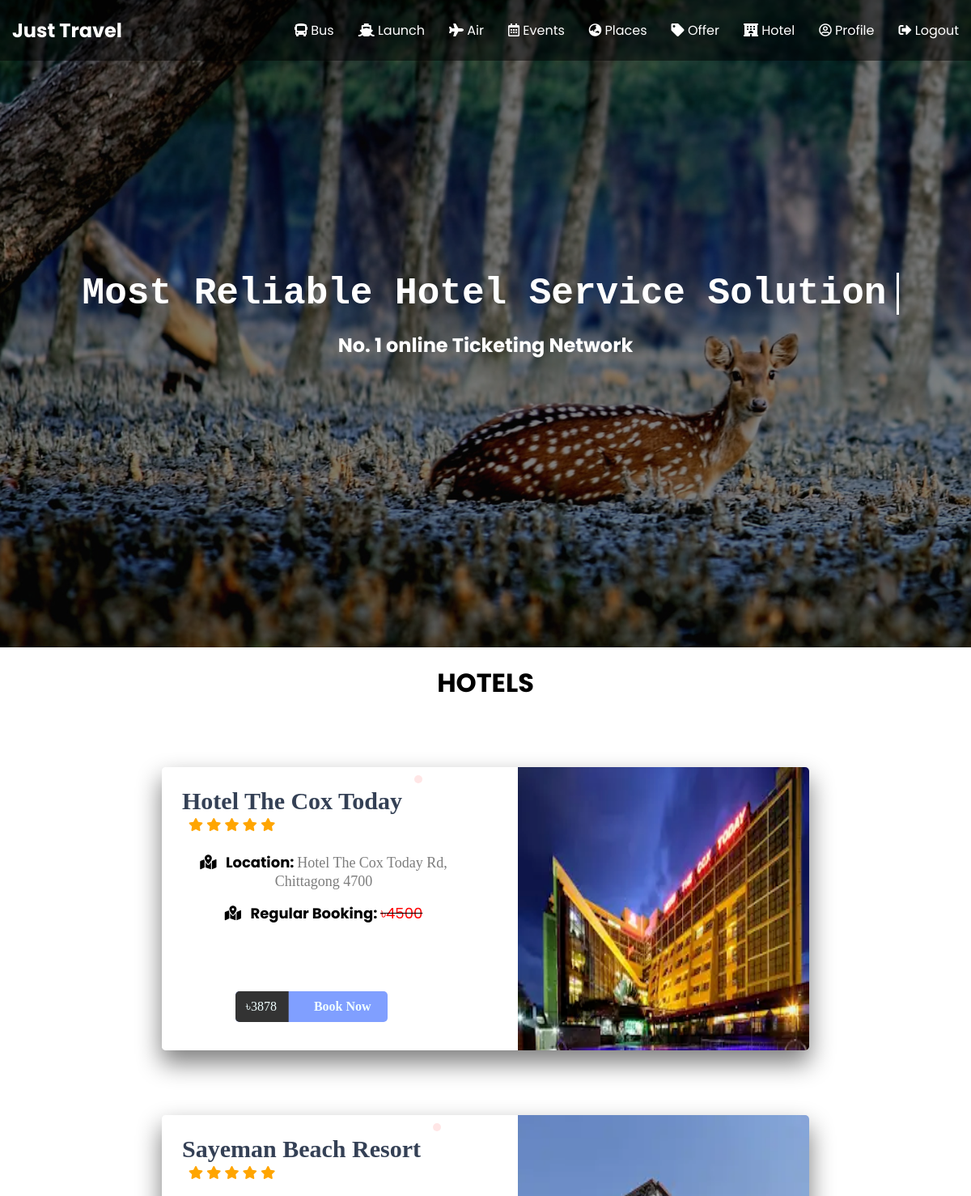
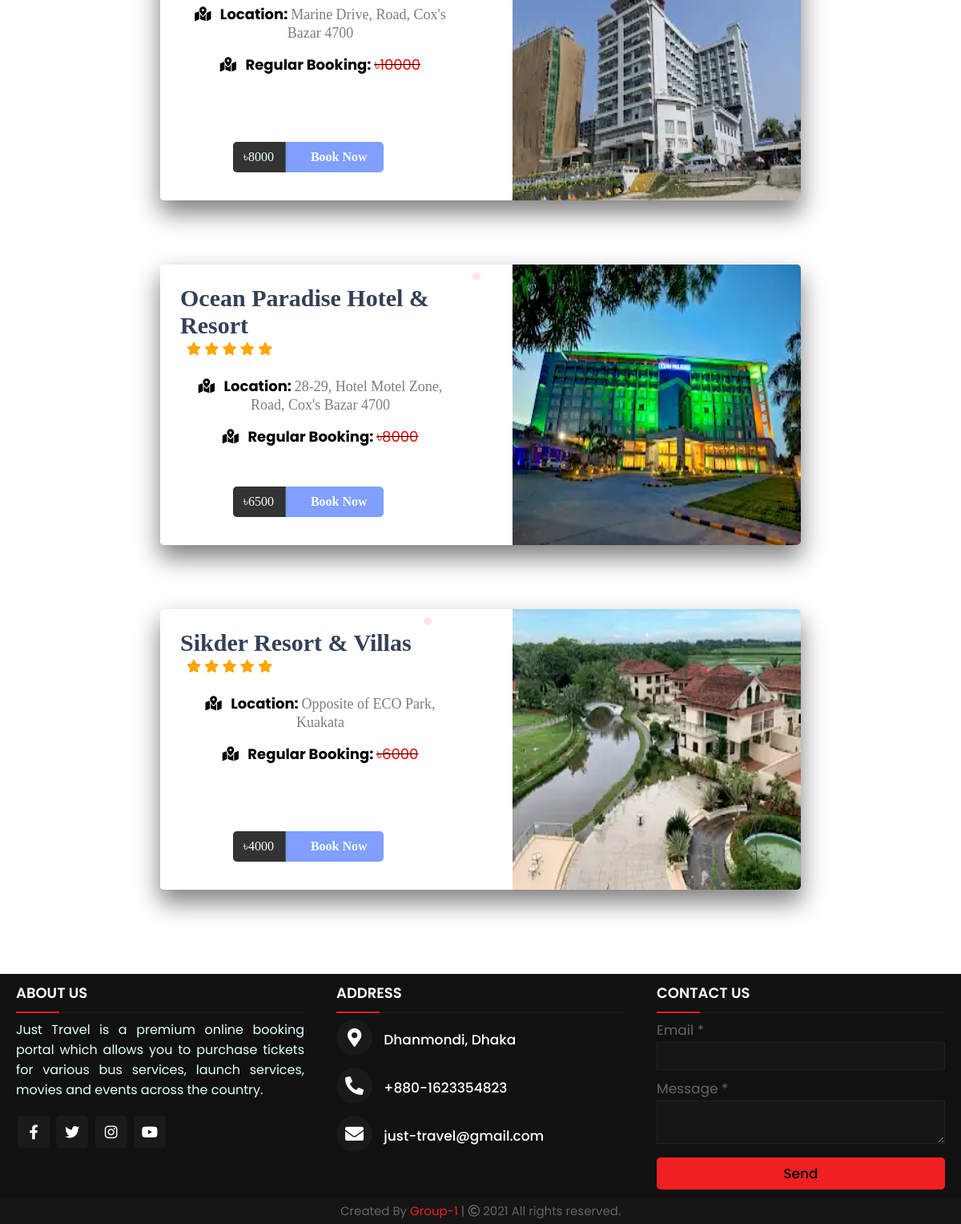
The app's page /view/reguser/hotel.php (signed in) with its own data (2 pictures, top to bottom).
### tables this page shows
CREATE TABLE `hotel` (
  `hotel_id` int(255) NOT NULL,
  `hotel_name` varchar(255) NOT NULL,
  `hotel_location` varchar(255) NOT NULL,
  `regular_booking_price` int(255) NOT NULL,
  `discounted_booking_price` int(255) NOT NULL,
  `hotel_services` varchar(255) NOT NULL,
  `hotel_image` varchar(255) NOT NULL,
  `status` varchar(255) NOT NULL
);

### view/reguser/hotel.php (the view, shortened to what this page needs)
<?php
if (isset($_COOKIE['flag'])) {
?>
    <!DOCTYPE html>
    <html lang="en">
    <head>
        <link rel="stylesheet" href="https://use.fontawesome.com/releases/v5.15.4/css/all.css">
        <link rel="stylesheet" href="./styles/header.css">
        <link rel="stylesheet" href="./styles/banner.css">
        <link rel="stylesheet" href="./styles/footer.css">
        <link rel="stylesheet" href="./styles/hotel.css">
        <link rel="stylesheet" href="./styles/text-animation.css">
    </head>
    <body>
        <header>
            <?php include("./header.php") ?>
            <div class="banner wrapper">
                <div class="container">
                    <h1 class="typing-effect">Most Reliable Hotel Service Solution</h1>
                    <h2 class="">No. 1 online Ticketing Network</h2>
                </div>
            </div>
        </header>
        <main>
            <center>
                <h1>HOTELS</h1>
            </center>
            <?php
            require("../../model/db.php");
            $query = "SELECT * FROM hotel where status='approved'";
            $query_run = mysqli_query($connection, $query);
            $check_hotel = mysqli_num_rows($query_run) > 0;
            if ($check_hotel) {
                while ($row = mysqli_fetch_assoc($query_run)) {
            ?>
                    <form action="./booking-payment.php" method="POST">
                        <div class="cardContainer">
                            <div class="product-details">
                                <h1>
                                    <?php echo $row['hotel_name']; ?>
                                </h1>
                                <span class="hint-star star">
                                    <i class="fa fa-star" aria-hidden="true" style="color:orange"></i>
                                    <i class="fa fa-star" aria-hidden="true" style="color:orange"></i>
                                    <i class="fa fa-star" aria-hidden="true" style="color:orange"></i>
                                    <i class="fa fa-star" aria-hidden="true" style="color:orange"></i>
                                    <i class="fa fa-star" aria-hidden="true" style="color:orange"></i>
                                </span>
                                <p style="margin-top: 20px;" class="information"><i class="fas fa-map-marked-alt"></i><strong>&nbsp;&nbsp;&nbsp;Location:
                                    </strong>
                                    <?php echo $row['hotel_location']; ?>
                                </p>
                                <p style="margin-top: 15px;" class="information"><i class="fas fa-map-marked-alt"></i><strong>&nbsp;&nbsp;&nbsp;Regular Booking:
                                    </strong>
                                    <del><span style="color:red">৳<?php echo $row['regular_booking_price']; ?></span></del>
                                </p>
                                <br>
                                <div class="control">
                                    <button type="submit" class="btn" role="button">
                                        <span class="price text" style="color:azure">৳<?php echo $row['discounted_booking_price']; ?></span>
                                        <span class="buy text" style="color:azure">Book Now</span>
                                    </button>
                                </div>
                            </div>
                            <div class="product-image">
                                <img src="<?php echo $row['hotel_image']; ?>" alt="">
                            </div>
                        </div>
                    </form>
            <?php
                }
            } else {
                echo "No hotel found";
            }
            ?>
        </main>
        <footer>
            <?php
            include("./footer.php");
            ?>
        </footer>
    </body>
    </html>
<?php
} else {
    header('location: ../../control/user-login.php');
}
?>

### view/reguser/styles/header.css (style rules this page uses)
* { box-sizing: border-box; margin: 0; padding: 0; color: #000000 }
body { font-family: 'Open Sans', sans-serif; color: #222; padding-bottom: 50px; }
.container { max-width: 1200px; margin: 0 auto; }

### view/reguser/styles/banner.css (style rules this page uses)
.banner { background-image: url('../images/banner-bg.jpg'); background-repeat: no-repeat; background-size: cover; background-position: bottom center; height: 100vh; color: #fff; display: flex; justify-content: center; align-items: center; text-align: center; position: relative; margin-bottom: 20px; z-index: -2; }
.banner::before { content: ''; position: absolute; top: 0; left: 0; width: 100%; height: 100%; background-color: rgba(0, 0, 0, 0.5); z-index: -1; }
.banner h1 { font-size: 46px; margin: -20px 0 20px; color: white; }
.banner h2 { color: white; }

### view/reguser/styles/footer.css (style rules this page uses)
* { margin: 0; padding: 0; box-sizing: border-box; font-family: 'Poppins', sans-serif; }
.text,.footer-icon { color: white; }
footer { margin-top: 25px; width: 100%; background: #111; margin-top: 25px; position: absolute; }

### view/reguser/styles/hotel.css (style rules this page uses)
* { font-family: 'Poppins', sans-serif; }
.cardContainer { box-shadow: 0 15px 30px 1px grey; background: rgba(255, 255, 255, 0.90); text-align: center; border-radius: 5px; overflow: hidden; margin: 5em auto; height: 350px; width: 800px; }
.product-details { position: relative; text-align: left; overflow: hidden; padding: 25px; height: 100%; float: left; width: 50%; }
.cardContainer .product-details h1 { font-family: 'Bebas Neue', cursive; display: inline-block; position: relative; font-size: 30px; color: #344055; margin: 0; }
.cardContainer .product-details h1:before { position: absolute; content: ''; right: 0%; top: 0%; transform: translate(25px, -15px); font-family: 'Bree Serif', serif; display: inline-block; background: #ffe6e6; border-radius: 5px; font-size: 14px; padding: 5px; color: white; margin: 0; animation: chan-sh 6s ease infinite; }
.hint-star { display: inline-block; margin-left: 0.5em; color: gold; width: 50%; }
.cardContainer .product-details>p { font-family: 'EB Garamond', serif; text-align: center; font-size: 18px; color: #7d7d7d; }
.control { position: absolute; bottom: 10%; left: 22.8%; }
.btn { transform: translateY(0px); transition: 0.3s linear; background: #809fff; border-radius: 5px; position: relative; overflow: hidden; cursor: pointer; outline: none; border: none; color: #eee; padding: 0; margin: 0; }
.btn span { font-family: 'Farsan', cursive; transition: transform 0.3s; display: inline-block; padding: 10px 20px; font-size: 1.2em; margin: 0; }
.btn .price, .shopping-cart { background: #333; border: 0; margin: 0; }
.btn .price { transform: translateX(-10%); padding-right: 15px; }
.btn .buy { z-index: 3; font-weight: bolder; }
.product-image { transition: all 0.3s ease-out; display: inline-block; position: relative; overflow: hidden; height: 100%; float: right; width: 45%; display: inline-block; }
.cardContainer img { width: 100%; height: 100%; }

### view/reguser/styles/text-animation.css (style rules this page uses)
.wrapper { display: flex; align-items: center; justify-content: center; }
.typing-effect { width: 37ch; animation: typing 3s steps(40), blink .5s step-end infinite alternate; white-space: nowrap; overflow: hidden; border-right: 3px solid; font-family: monospace; }

### records on screen
hotel: hotel_name "Hotel The Cox Today", hotel_location "Hotel The Cox Today Rd, Chittagong 4700", regular_booking_price "4500", discounted_booking_price "3878", hotel_image (picture)
hotel: hotel_name "Sayeman Beach Resort", hotel_location "Marine Drive, Road, Cox's Bazar 4700", regular_booking_price "10000", discounted_booking_price "8000", hotel_image (picture)
hotel: hotel_name "Ocean Paradise Hotel & Resort", hotel_location "28-29, Hotel Motel Zone, Road, Cox's Bazar 4700", regular_booking_price "8000", discounted_booking_price "6500", hotel_image (picture)
hotel: hotel_name "Sikder Resort & Villas", hotel_location "Opposite of ECO Park, Kuakata", regular_booking_price "6000", discounted_booking_price "4000", hotel_image (picture)
